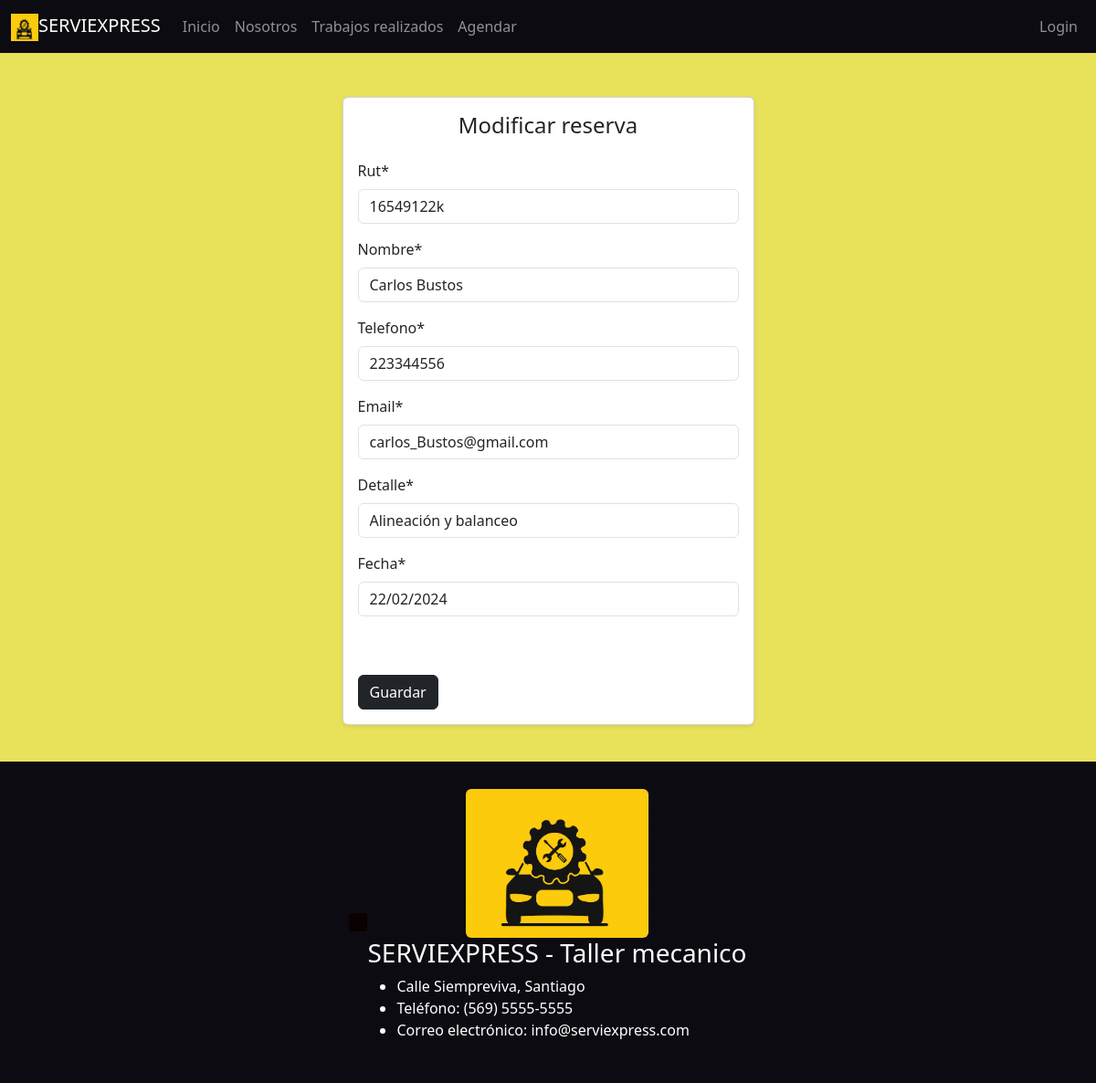
The page /edithora/13 on the database its author committed.
### taller/models.py (models this page shows, shortened)
class Reserva(models.Model):
    rut = models.CharField(max_length=10)
    nombre = models.CharField(max_length=50)
    telefono = models.IntegerField()
    email = models.EmailField()
    detalle = models.CharField(max_length=2000)
    fecha = models.DateField()

### taller/views.py (the view, shortened to what this page needs)
# urls.py: path('edithora/<id>', views.edithora, name='edithora'),
def edithora(request,id):
    reserva = get_object_or_404(Reserva, id=id)
    data = {
        'form': ReservaForm(instance=reserva)
    }
    return render(request, 'taller/EditHora.html', data)

### taller/forms.py (shortened to what this page needs)
class ReservaForm(forms.ModelForm):
    model = Reserva
    fecha = forms.DateField(
        input_formats=['%d/%m/%Y'],
        widget=forms.DateInput(format='%d/%m/%Y', attrs={'placeholder': 'dd/mm/yyyy'})
    )
    class Meta:
        model = Reserva
        fields = '__all__'

### taller/templates/taller/EditHora.html (shortened to what this page needs)
{% extends 'taller/Base.html' %}
{% load static %}
{% block content %}
{% load crispy_forms_tags%}
<div class="container mt-5">
    <div class="row justify-content-center">
      <div class="col-md-5">
        <div class="card shadow-sm">
          <div class="card-body">
            <h4 class="card-title text-center mb-4">Modificar reserva</h4>
            <form action="" class="" method="post">
              {{ form | crispy }}
              <br>
              <br>
              <button type="submit" class="btn btn-dark">Guardar</button>
            </form>
          </div>
        </div>
      </div>
    </div>
  </div>
{% endblock %}

### taller/static/css/Base.css (style rules this page uses)
body { background-color: #e8e15a; }
.card { margin-bottom: 20px; }

### rows shown on the page
Reserva: rut "16549122k", nombre "Carlos Bustos", telefono "223344556", email "carlos_Bustos@gmail.com", detalle "Alineación y balanceo", fecha "22/02/2024"
